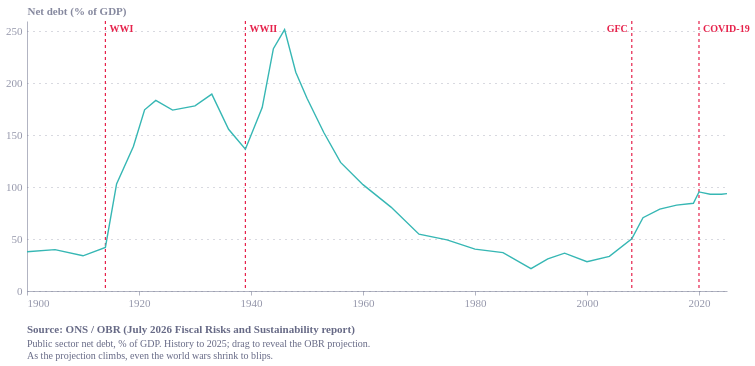

The notebook cell saved with this chart:
### Code cell
import pandas as pd
import numpy as np
import altair as alt
from ecostyles import EcoStyles

styles = EcoStyles()
styles.register_and_enable_theme()

rows = """1900,37.8
1905,39.8
1910,33.9
1914,42
1916,103.1
1919,139.2
1921,174.5
1923,183.5
1926,174.2
1930,178.3
1933,189.6
1936,155.7
1939,136.6
1942,176.6
1944,233.3
1946,251.7
1948,210.6
1950,185.6
1953,152.6
1956,123.8
1960,102.4
1965,80.8
1970,54.7
1975,49.3
1980,40.3
1985,37
1990,21.6
1993,31
1996,36.4
2000,28.2
2004,33.4
2008,50.2
2010,70.6
2013,78.8
2016,82.7
2019,84.5
2020,95.4
2022,93.2
2024,93.2
2025,93.8"""
df = pd.DataFrame([r.split(",") for r in rows.strip().split("\n")], columns=["year", "value"])
df["year"] = df["year"].astype(int)
df["value"] = df["value"].astype(float)
df["date"] = pd.to_datetime(df["year"], format="%Y")
df["series"] = "debt"

# OBR July 2026 FRS projections (replace with exact 5.3 annual values if you have them)
yrs = list(range(2026, 2076))
base_v  = np.interp(yrs, [2026, 2035, 2045, 2055, 2065, 2075], [95, 98, 117, 154, 215, 300])
worst_v = np.interp(yrs, [2026, 2035, 2045, 2055, 2065, 2075], [95, 131, 207, 334, 563, 1019])
base  = pd.DataFrame({"year": yrs, "value": base_v})
worst = pd.DataFrame({"year": yrs, "value": worst_v})
for d in (base, worst):
    d["date"] = pd.to_datetime(d["year"], format="%Y")

# slider — at 2025 only history shows and the axis fits it (identical to the original chart)
slider = alt.binding_range(min=2025, max=2075, step=1, name="Show to year: ")
endYear = alt.param(name="endYear", value=2025, bind=slider)

events = pd.DataFrame([
    (1914, "WWI",              "left",  8),
    (1939, "WWII",             "left",  8),
    (2008, "GFC", "right", 8),
    (2020, "COVID-19",         "left", 8),
], columns=["year", "label", "lab_align", "ypx"])
events["date"] = pd.to_datetime(events["year"], format="%Y")

ev_rule = alt.Chart(events).mark_rule(
    color="#E6224B", strokeDash=[3, 3], strokeWidth=1.2).encode(x="date:T")

left_txt = alt.Chart(events[events["lab_align"] == "left"]).mark_text(
    align="left", dx=4, fontSize=10, fontWeight="bold", color="#E6224B").encode(
    x="date:T", y=alt.Y("ypx:Q", scale=None), text="label:N")
right_txt = alt.Chart(events[events["lab_align"] == "right"]).mark_text(
    align="right", dx=-4, fontSize=10, fontWeight="bold", color="#E6224B").encode(
    x="date:T", y=alt.Y("ypx:Q", scale=None), text="label:N")

# history line — no fixed y-max so the axis rescales as projections are revealed
line = alt.Chart(df).mark_line(strokeWidth=1.4).encode(
    x=alt.X("date:T", axis=alt.Axis(format="%Y", tickCount=7), title=None),
    y=alt.Y("value:Q", scale=alt.Scale(domainMin=0), title="Net debt (% of GDP)"),
    color=alt.Color("series:N", legend=None))

# projections — revealed up to the slider year; eco colours, distinct from the red labels
base_line = alt.Chart(base).transform_filter(alt.datum.year <= endYear).mark_line(
    strokeWidth=1.8, strokeDash=[4, 3], color="#36B7B4").encode(
    x="date:T", y="value:Q")
worst_line = alt.Chart(worst).transform_filter(alt.datum.year <= endYear).mark_line(
    strokeWidth=1.8, strokeDash=[4, 3], color="#5C267B").encode(
    x="date:T", y="value:Q")

caption = alt.Title(
    text="Source: ONS / OBR (July 2026 Fiscal Risks and Sustainability report)",
    subtitle=[
        "Public sector net debt, % of GDP. History to 2025; drag to reveal the OBR projection.",
        "As the projection climbs, even the world wars shrink to blips.",
    ],
    orient="bottom", anchor="start",
    fontSize=11, subtitleFontSize=10,
    color="#676A86", subtitleColor="#676A86", dy=12)

chart = (
    (ev_rule + left_txt + right_txt + line + base_line + worst_line)
    .add_params(endYear)
    .properties(width=700, height=270, title=caption)
    .configure(background="white", font="Circular Std")
    .configure_view(fill="transparent", stroke="transparent")
    .configure_axis(labelColor="#676A86", titleColor="#676A86"))

chart

### Figure 1 — Vega-Lite specification as saved in the notebook (floating-point values rounded to 4 significant figures)
{"config": {"font": "Circular Std", "text": {"color": "#676A86", "align": "left", "baseline": "middle", "dx": 7, "dy": 0, "fontSize": 11}, "view": {"stroke": "transparent", "continuousWidth": 400, "continuousHeight": 300, "discreteWidth": 400, "discreteHeight": 300, "fill": "transparent"}, "range": {"category": ["#36B7B4", "#E6224B", "#F4C245", "#0063AF", "#00A767", "#179FDB", "#EB5C2E"], "diverging": ["#E6224B", "#E54753", "#C9C9C9", "#179FDB", "#122B39"], "heatmap": ["#C9C9C9", "#179FDB", "#0063AF", "#122B39"], "ordinal": ["#00A767", "#36B7B4", "#179FDB", "#0063AF", "#243B5A"]}, "bar": {"color": "#179fdb"}, "line": {"color": "#e6224b"}, "rule": {"color": "#676A86"}, "area": {"opacity": 0.3}, "point": {"filled": true, "size": 80, "color": "#e6224b", "opacity": 0.95}, "geoshape": {"stroke": "white", "strokeWidth": 0.3}, "rect": {"fill": "#d6d4d4", "opacity": 0.3}, "axis": {"labelColor": "#676A86", "labelFontSize": 11, "labelFont": "Circular Std", "labelOpacity": 0.7, "tickColor": "#676A86", "tickOpacity": 0.5, "domainColor": "#676A86", "domainOpacity": 0.5, "gridColor": "#676A86", "gridDash": [2, 2], "gridOpacity": 0.5, "title": null, "titleColor": "#676A86", "titleOpacity": 0.8, "tickSize": 4}, "axisXDiscrete": {"grid": false, "labelAngle": 0, "tickCount": 10, "tickOpacity": 0.5, "title": null}, "axisYDiscrete": {"ticks": false, "labelPadding": 5}, "axisXTemporal": {"grid": false, "ticks": true}, "axisXQuantitative": {"grid": true}, "axisYQuantitative": {"gridColor": "#676A86", "gridDash": [1, 5], "gridOpacity": 0.5, "ticks": false, "labelPadding": 5, "tickCount": 8, "titleAngle": 0, "titleAlign": "left", "titleBaseline": "bottom", "titleX": 0, "titleY": -5}, "title": {"color": "#676A86E6", "subtitleColor": "#676A86", "font": "Circular Std", "subtitleFont": "Circular Std", "anchor": "start", "fontSize": 14, "subtitleFontSize": 12, "subtitlePadding": 4, "offset": 0, "frame": "group"}, "legend": {"titleColor": "#122b39", "title": null, "labelColor": "#122b39", "labelFontSize": 11}, "background": "white"}, "layer": [{"data": {"name": "data-fb286c4e507bbfac76d0b16c440862e1"}, "mark": {"type": "rule", "color": "#E6224B", "strokeDash": [3, 3], "strokeWidth": 1.2}, "encoding": {"x": {"field": "date", "type": "temporal"}}}, {"data": {"name": "data-75f7ef5a92691c5225ea6208c67e439e"}, "mark": {"type": "text", "align": "left", "color": "#E6224B", "dx": 4, "fontSize": 10, "fontWeight": "bold"}, "encoding": {"text": {"field": "label", "type": "nominal"}, "x": {"field": "date", "type": "temporal"}, "y": {"field": "ypx", "scale": null, "type": "quantitative"}}}, {"data": {"name": "data-b5294c07ff6be6647f6f351106328847"}, "mark": {"type": "text", "align": "right", "color": "#E6224B", "dx": -4, "fontSize": 10, "fontWeight": "bold"}, "encoding": {"text": {"field": "label", "type": "nominal"}, "x": {"field": "date", "type": "temporal"}, "y": {"field": "ypx", "scale": null, "type": "quantitative"}}}, {"data": {"name": "data-7d2ee990c896dd8834e2fac49ed0b5d4"}, "mark": {"type": "line", "strokeWidth": 1.4}, "encoding": {"color": {"field": "series", "legend": null, "type": "nominal"}, "x": {"axis": {"format": "%Y", "tickCount": 7}, "field": "date", "title": null, "type": "temporal"}, "y": {"field": "value", "scale": {"domainMin": 0}, "title": "Net debt (% of GDP)", "type": "quantitative"}}}, {"data": {"name": "data-6bc7a442b4b2ba500b0ece72743dd87a"}, "mark": {"type": "line", "color": "#36B7B4", "strokeDash": [4, 3], "strokeWidth": 1.8}, "encoding": {"x": {"field": "date", "type": "temporal"}, "y": {"field": "value", "type": "quantitative"}}, "transform": [{"filter": "(datum.year <= endYear)"}]}, {"data": {"name": "data-f08bb4417e867b237c0629c847da5dcc"}, "mark": {"type": "line", "color": "#5C267B", "strokeDash": [4, 3], "strokeWidth": 1.8}, "encoding": {"x": {"field": "date", "type": "temporal"}, "y": {"field": "value", "type": "quantitative"}}, "transform": [{"filter": "(datum.year <= endYear)"}]}], "height": 270, "params": [{"name": "endYear", "bind": {"input": "range", "max": 2075, "min": 2025, "name": "Show to year: ", "step": 1}, "value": 2025}], "title": {"text": "Source: ONS / OBR (July 2026 Fiscal Risks and Sustainability report)", "anchor": "start", "color": "#676A86", "dy": 12, "fontSize": 11, "orient": "bottom", "subtitle": ["Public sector net debt, % of GDP. History to 2025; drag to reveal the OBR projection.", "As the projection climbs, even the world wars shrink to blips."], "subtitleColor": "#676A86", "subtitleFontSize": 10}, "width": 700, "$schema": "https://vega.github.io/schema/vega-lite/v6.4.1.json", "datasets": {"data-fb286c4e507bbfac76d0b16c440862e1": [{"year": 1914, "label": "WWI", "lab_align": "left", "ypx": 8, "date": "1914-01-01T00:00:00"}, {"year": 1939, "label": "WWII", "lab_align": "left", "ypx": 8, "date": "1939-01-01T00:00:00"}, {"year": 2008, "label": "GFC", "lab_align": "right", "ypx": 8, "date": "2008-01-01T00:00:00"}, {"year": 2020, "label": "COVID-19", "lab_align": "left", "ypx": 8, "date": "2020-01-01T00:00:00"}], "data-75f7ef5a92691c5225ea6208c67e439e": [{"year": 1914, "label": "WWI", "lab_align": "left", "ypx": 8, "date": "1914-01-01T00:00:00"}, {"year": 1939, "label": "WWII", "lab_align": "left", "ypx": 8, "date": "1939-01-01T00:00:00"}, {"year": 2020, "label": "COVID-19", "lab_align": "left", "ypx": 8, "date": "2020-01-01T00:00:00"}], "data-b5294c07ff6be6647f6f351106328847": [{"year": 2008, "label": "GFC", "lab_align": "right", "ypx": 8, "date": "2008-01-01T00:00:00"}], "data-7d2ee990c896dd8834e2fac49ed0b5d4": [{"year": 1900, "value": 37.8, "date": "1900-01-01T00:00:00", "series": "debt"}, {"year": 1905, "value": 39.8, "date": "1905-01-01T00:00:00", "series": "debt"}, {"year": 1910, "value": 33.9, "date": "1910-01-01T00:00:00", "series": "debt"}, {"year": 1914, "value": 42.0, "date": "1914-01-01T00:00:00", "series": "debt"}, {"year": 1916, "value": 103.1, "date": "1916-01-01T00:00:00", "series": "debt"}, {"year": 1919, "value": 139.2, "date": "1919-01-01T00:00:00", "series": "debt"}, {"year": 1921, "value": 174.5, "date": "1921-01-01T00:00:00", "series": "debt"}, {"year": 1923, "value": 183.5, "date": "1923-01-01T00:00:00", "series": "debt"}, {"year": 1926, "value": 174.2, "date": "1926-01-01T00:00:00", "series": "debt"}, {"year": 1930, "value": 178.3, "date": "1930-01-01T00:00:00", "series": "debt"}, {"year": 1933, "value": 189.6, "date": "1933-01-01T00:00:00", "series": "debt"}, {"year": 1936, "value": 155.7, "date": "1936-01-01T00:00:00", "series": "debt"}, {"year": 1939, "value": 136.6, "date": "1939-01-01T00:00:00", "series": "debt"}, {"year": 1942, "value": 176.6, "date": "1942-01-01T00:00:00", "series": "debt"}, {"year": 1944, "value": 233.3, "date": "1944-01-01T00:00:00", "series": "debt"}, {"year": 1946, "value": 251.7, "date": "1946-01-01T00:00:00", "series": "debt"}, {"year": 1948, "value": 210.6, "date": "1948-01-01T00:00:00", "series": "debt"}, {"year": 1950, "value": 185.6, "date": "1950-01-01T00:00:00", "series": "debt"}, {"year": 1953, "value": 152.6, "date": "1953-01-01T00:00:00", "series": "debt"}, {"year": 1956, "value": 123.8, "date": "1956-01-01T00:00:00", "series": "debt"}, {"year": 1960, "value": 102.4, "date": "1960-01-01T00:00:00", "series": "debt"}, {"year": 1965, "value": 80.8, "date": "1965-01-01T00:00:00", "series": "debt"}, {"year": 1970, "value": 54.7, "date": "1970-01-01T00:00:00", "series": "debt"}, {"year": 1975, "value": 49.3, "date": "1975-01-01T00:00:00", "series": "debt"}, {"year": 1980, "value": 40.3, "date": "1980-01-01T00:00:00", "series": "debt"}, {"year": 1985, "value": 37.0, "date": "1985-01-01T00:00:00", "series": "debt"}, {"year": 1990, "value": 21.6, "date": "1990-01-01T00:00:00", "series": "debt"}, {"year": 1993, "value": 31.0, "date": "1993-01-01T00:00:00", "series": "debt"}, {"year": 1996, "value": 36.4, "date": "1996-01-01T00:00:00", "series": "debt"}, {"year": 2000, "value": 28.2, "date": "2000-01-01T00:00:00", "series": "debt"}, {"year": 2004, "value": 33.4, "date": "2004-01-01T00:00:00", "series": "debt"}, {"year": 2008, "value": 50.2, "date": "2008-01-01T00:00:00", "series": "debt"}, {"year": 2010, "value": 70.6, "date": "2010-01-01T00:00:00", "series": "debt"}, {"year": 2013, "value": 78.8, "date": "2013-01-01T00:00:00", "series": "debt"}, {"year": 2016, "value": 82.7, "date": "2016-01-01T00:00:00", "series": "debt"}, {"year": 2019, "value": 84.5, "date": "2019-01-01T00:00:00", "series": "debt"}, {"year": 2020, "value": 95.4, "date": "2020-01-01T00:00:00", "series": "debt"}, {"year": 2022, "value": 93.2, "date": "2022-01-01T00:00:00", "series": "debt"}, {"year": 2024, "value": 93.2, "date": "2024-01-01T00:00:00", "series": "debt"}, {"year": 2025, "value": 93.8, "date": "2025-01-01T00:00:00", "series": "debt"}], "data-6bc7a442b4b2ba500b0ece72743dd87a": [{"year": 2026, "value": 95.0, "date": "2026-01-01T00:00:00"}, {"year": 2027, "value": 95.33, "date": "2027-01-01T00:00:00"}, {"year": 2028, "value": 95.67, "date": "2028-01-01T00:00:00"}, {"year": 2029, "value": 96.0, "date": "2029-01-01T00:00:00"}, {"year": 2030, "value": 96.33, "date": "2030-01-01T00:00:00"}, {"year": 2031, "value": 96.67, "date": "2031-01-01T00:00:00"}, {"year": 2032, "value": 97.0, "date": "2032-01-01T00:00:00"}, {"year": 2033, "value": 97.33, "date": "2033-01-01T00:00:00"}, {"year": 2034, "value": 97.67, "date": "2034-01-01T00:00:00"}, {"year": 2035, "value": 98.0, "date": "2035-01-01T00:00:00"}, {"year": 2036, "value": 99.9, "date": "2036-01-01T00:00:00"}, {"year": 2037, "value": 101.8, "date": "2037-01-01T00:00:00"}, {"year": 2038, "value": 103.7, "date": "2038-01-01T00:00:00"}, {"year": 2039, "value": 105.6, "date": "2039-01-01T00:00:00"}, {"year": 2040, "value": 107.5, "date": "2040-01-01T00:00:00"}, {"year": 2041, "value": 109.4, "date": "2041-01-01T00:00:00"}, {"year": 2042, "value": 111.3, "date": "2042-01-01T00:00:00"}, {"year": 2043, "value": 113.2, "date": "2043-01-01T00:00:00"}, {"year": 2044, "value": 115.1, "date": "2044-01-01T00:00:00"}, {"year": 2045, "value": 117.0, "date": "2045-01-01T00:00:00"}, {"year": 2046, "value": 120.7, "date": "2046-01-01T00:00:00"}, {"year": 2047, "value": 124.4, "date": "2047-01-01T00:00:00"}, {"year": 2048, "value": 128.1, "date": "2048-01-01T00:00:00"}, {"year": 2049, "value": 131.8, "date": "2049-01-01T00:00:00"}, {"year": 2050, "value": 135.5, "date": "2050-01-01T00:00:00"}, {"year": 2051, "value": 139.2, "date": "2051-01-01T00:00:00"}, {"year": 2052, "value": 142.9, "date": "2052-01-01T00:00:00"}, {"year": 2053, "value": 146.6, "date": "2053-01-01T00:00:00"}, {"year": 2054, "value": 150.3, "date": "2054-01-01T00:00:00"}, {"year": 2055, "value": 154.0, "date": "2055-01-01T00:00:00"}, {"year": 2056, "value": 160.1, "date": "2056-01-01T00:00:00"}, {"year": 2057, "value": 166.2, "date": "2057-01-01T00:00:00"}, {"year": 2058, "value": 172.3, "date": "2058-01-01T00:00:00"}, {"year": 2059, "value": 178.4, "date": "2059-01-01T00:00:00"}, {"year": 2060, "value": 184.5, "date": "2060-01-01T00:00:00"}, {"year": 2061, "value": 190.6, "date": "2061-01-01T00:00:00"}, {"year": 2062, "value": 196.7, "date": "2062-01-01T00:00:00"}, {"year": 2063, "value": 202.8, "date": "2063-01-01T00:00:00"}, {"year": 2064, "value": 208.9, "date": "2064-01-01T00:00:00"}, {"year": 2065, "value": 215.0, "date": "2065-01-01T00:00:00"}, {"year": 2066, "value": 223.5, "date": "2066-01-01T00:00:00"}, {"year": 2067, "value": 232.0, "date": "2067-01-01T00:00:00"}, {"year": 2068, "value": 240.5, "date": "2068-01-01T00:00:00"}, {"year": 2069, "value": 249.0, "date": "2069-01-01T00:00:00"}, {"year": 2070, "value": 257.5, "date": "2070-01-01T00:00:00"}, {"year": 2071, "value": 266.0, "date": "2071-01-01T00:00:00"}, {"year": 2072, "value": 274.5, "date": "2072-01-01T00:00:00"}, {"year": 2073, "value": 283.0, "date": "2073-01-01T00:00:00"}, {"year": 2074, "value": 291.5, "date": "2074-01-01T00:00:00"}, {"year": 2075, "value": 300.0, "date": "2075-01-01T00:00:00"}], "data-f08bb4417e867b237c0629c847da5dcc": [{"year": 2026, "value": 95.0, "date": "2026-01-01T00:00:00"}, {"year": 2027, "value": 99.0, "date": "2027-01-01T00:00:00"}, {"year": 2028, "value": 103.0, "date": "2028-01-01T00:00:00"}, {"year": 2029, "value": 107.0, "date": "2029-01-01T00:00:00"}, {"year": 2030, "value": 111.0, "date": "2030-01-01T00:00:00"}, {"year": 2031, "value": 115.0, "date": "2031-01-01T00:00:00"}, {"year": 2032, "value": 119.0, "date": "2032-01-01T00:00:00"}, {"year": 2033, "value": 123.0, "date": "2033-01-01T00:00:00"}, {"year": 2034, "value": 127.0, "date": "2034-01-01T00:00:00"}, {"year": 2035, "value": 131.0, "date": "2035-01-01T00:00:00"}, {"year": 2036, "value": 138.6, "date": "2036-01-01T00:00:00"}, {"year": 2037, "value": 146.2, "date": "2037-01-01T00:00:00"}, {"year": 2038, "value": 153.8, "date": "2038-01-01T00:00:00"}, {"year": 2039, "value": 161.4, "date": "2039-01-01T00:00:00"}, {"year": 2040, "value": 169.0, "date": "2040-01-01T00:00:00"}, {"year": 2041, "value": 176.6, "date": "2041-01-01T00:00:00"}, {"year": 2042, "value": 184.2, "date": "2042-01-01T00:00:00"}, {"year": 2043, "value": 191.8, "date": "2043-01-01T00:00:00"}, {"year": 2044, "value": 199.4, "date": "2044-01-01T00:00:00"}, {"year": 2045, "value": 207.0, "date": "2045-01-01T00:00:00"}, {"year": 2046, "value": 219.7, "date": "2046-01-01T00:00:00"}, {"year": 2047, "value": 232.4, "date": "2047-01-01T00:00:00"}, {"year": 2048, "value": 245.1, "date": "2048-01-01T00:00:00"}, {"year": 2049, "value": 257.8, "date": "2049-01-01T00:00:00"}, {"year": 2050, "value": 270.5, "date": "2050-01-01T00:00:00"}, {"year": 2051, "value": 283.2, "date": "2051-01-01T00:00:00"}, {"year": 2052, "value": 295.9, "date": "2052-01-01T00:00:00"}, {"year": 2053, "value": 308.6, "date": "2053-01-01T00:00:00"}, {"year": 2054, "value": 321.3, "date": "2054-01-01T00:00:00"}, {"year": 2055, "value": 334.0, "date": "2055-01-01T00:00:00"}, {"year": 2056, "value": 356.9, "date": "2056-01-01T00:00:00"}, {"year": 2057, "value": 379.8, "date": "2057-01-01T00:00:00"}, {"year": 2058, "value": 402.7, "date": "2058-01-01T00:00:00"}, {"year": 2059, "value": 425.6, "date": "2059-01-01T00:00:00"}, {"year": 2060, "value": 448.5, "date": "2060-01-01T00:00:00"}, {"year": 2061, "value": 471.4, "date": "2061-01-01T00:00:00"}, {"year": 2062, "value": 494.3, "date": "2062-01-01T00:00:00"}, {"year": 2063, "value": 517.2, "date": "2063-01-01T00:00:00"}, {"year": 2064, "value": 540.1, "date": "2064-01-01T00:00:00"}, {"year": 2065, "value": 563.0, "date": "2065-01-01T00:00:00"}, {"year": 2066, "value": 608.6, "date": "2066-01-01T00:00:00"}, {"year": 2067, "value": 654.2, "date": "2067-01-01T00:00:00"}, {"year": 2068, "value": 699.8, "date": "2068-01-01T00:00:00"}, {"year": 2069, "value": 745.4, "date": "2069-01-01T00:00:00"}, {"year": 2070, "value": 791.0, "date": "2070-01-01T00:00:00"}, {"year": 2071, "value": 836.6, "date": "2071-01-01T00:00:00"}, {"year": 2072, "value": 882.2, "date": "2072-01-01T00:00:00"}, {"year": 2073, "value": 927.8, "date": "2073-01-01T00:00:00"}, {"year": 2074, "value": 973.4, "date": "2074-01-01T00:00:00"}, {"year": 2075, "value": 1019.0, "date": "2075-01-01T00:00:00"}]}}
